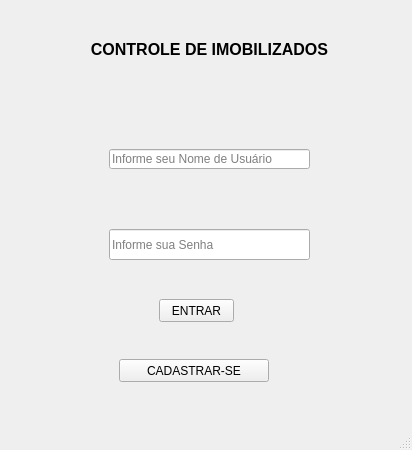
<?xml version="1.0" encoding="UTF-8"?>
<ui version="4.0">
 <class>MainWindow</class>
 <widget class="QMainWindow" name="MainWindow">
  <property name="geometry">
   <rect>
    <x>0</x>
    <y>0</y>
    <width>412</width>
    <height>450</height>
   </rect>
  </property>
  <property name="minimumSize">
   <size>
    <width>412</width>
    <height>450</height>
   </size>
  </property>
  <property name="maximumSize">
   <size>
    <width>412</width>
    <height>450</height>
   </size>
  </property>
  <property name="windowTitle">
   <string>Controle Imobilizados</string>
  </property>
  <property name="windowIcon">
   <iconset>
    <normalon>D:/dowloand/logo.jpeg</normalon>
   </iconset>
  </property>
  <property name="windowOpacity">
   <double>1.000000000000000</double>
  </property>
  <property name="iconSize">
   <size>
    <width>100</width>
    <height>100</height>
   </size>
  </property>
  <property name="toolButtonStyle">
   <enum>Qt::ToolButtonIconOnly</enum>
  </property>
  <widget class="QWidget" name="centralwidget">
   <layout class="QVBoxLayout" name="verticalLayout">
    <item>
     <widget class="QStackedWidget" name="stack_pags">
      <property name="enabled">
       <bool>true</bool>
      </property>
      <property name="currentIndex">
       <number>0</number>
      </property>
      <widget class="QWidget" name="view_inicial">
       <property name="enabled">
        <bool>true</bool>
       </property>
       <widget class="QLabel" name="titulo">
        <property name="geometry">
         <rect>
          <x>70</x>
          <y>30</y>
          <width>261</width>
          <height>20</height>
         </rect>
        </property>
        <property name="font">
         <font>
          <family>MS Sans Serif</family>
          <pointsize>12</pointsize>
          <weight>75</weight>
          <bold>true</bold>
         </font>
        </property>
        <property name="text">
         <string>CONTROLE DE IMOBILIZADOS</string>
        </property>
        <property name="alignment">
         <set>Qt::AlignCenter</set>
        </property>
       </widget>
       <widget class="QPushButton" name="btn_inicial">
        <property name="geometry">
         <rect>
          <x>150</x>
          <y>290</y>
          <width>75</width>
          <height>23</height>
         </rect>
        </property>
        <property name="text">
         <string>ENTRAR</string>
        </property>
       </widget>
       <widget class="QLineEdit" name="line_nome">
        <property name="geometry">
         <rect>
          <x>100</x>
          <y>140</y>
          <width>201</width>
          <height>20</height>
         </rect>
        </property>
        <property name="text">
         <string/>
        </property>
        <property name="alignment">
         <set>Qt::AlignLeading|Qt::AlignLeft|Qt::AlignVCenter</set>
        </property>
        <property name="placeholderText">
         <string>Informe seu Nome de Usuário</string>
        </property>
       </widget>
       <widget class="QLineEdit" name="line_senha">
        <property name="geometry">
         <rect>
          <x>100</x>
          <y>220</y>
          <width>201</width>
          <height>31</height>
         </rect>
        </property>
        <property name="placeholderText">
         <string>Informe sua Senha</string>
        </property>
       </widget>
       <widget class="QPushButton" name="btn_cadastro_user">
        <property name="geometry">
         <rect>
          <x>110</x>
          <y>350</y>
          <width>150</width>
          <height>23</height>
         </rect>
        </property>
        <property name="text">
         <string>CADASTRAR-SE</string>
        </property>
       </widget>
      </widget>
      <widget class="QWidget" name="view_principal">
       <property name="enabled">
        <bool>true</bool>
       </property>
       <widget class="QLabel" name="titulo_2">
        <property name="geometry">
         <rect>
          <x>60</x>
          <y>10</y>
          <width>261</width>
          <height>20</height>
         </rect>
        </property>
        <property name="font">
         <font>
          <family>MS Sans Serif</family>
          <pointsize>12</pointsize>
          <weight>75</weight>
          <bold>true</bold>
         </font>
        </property>
        <property name="text">
         <string>CONTROLE DE IMOBILIZADOS</string>
        </property>
        <property name="alignment">
         <set>Qt::AlignCenter</set>
        </property>
       </widget>
       <widget class="QLabel" name="label_opcao">
        <property name="geometry">
         <rect>
          <x>70</x>
          <y>70</y>
          <width>241</width>
          <height>41</height>
         </rect>
        </property>
        <property name="font">
         <font>
          <pointsize>12</pointsize>
          <weight>50</weight>
          <bold>false</bold>
         </font>
        </property>
        <property name="text">
         <string>Escolha uma Opção</string>
        </property>
        <property name="alignment">
         <set>Qt::AlignCenter</set>
        </property>
       </widget>
       <widget class="QPushButton" name="btn_option_transferir">
        <property name="geometry">
         <rect>
          <x>90</x>
          <y>160</y>
          <width>201</width>
          <height>30</height>
         </rect>
        </property>
        <property name="text">
         <string>TRANSFERIR IMOBILIZADO</string>
        </property>
       </widget>
       <widget class="QPushButton" name="btn_option_consultar">
        <property name="geometry">
         <rect>
          <x>90</x>
          <y>230</y>
          <width>201</width>
          <height>30</height>
         </rect>
        </property>
        <property name="text">
         <string>CONSULTA IMOBILIZADOS</string>
        </property>
       </widget>
       <widget class="QPushButton" name="btn_option_cadastrar">
        <property name="geometry">
         <rect>
          <x>90</x>
          <y>300</y>
          <width>201</width>
          <height>30</height>
         </rect>
        </property>
        <property name="text">
         <string>CADASTRAR IMOBILIZADOS</string>
        </property>
       </widget>
      </widget>
      <widget class="QWidget" name="view_transferencia">
       <property name="enabled">
        <bool>true</bool>
       </property>
       <widget class="QLabel" name="label_titulo">
        <property name="geometry">
         <rect>
          <x>40</x>
          <y>0</y>
          <width>301</width>
          <height>20</height>
         </rect>
        </property>
        <property name="font">
         <font>
          <family>MS Sans Serif</family>
          <pointsize>12</pointsize>
          <weight>75</weight>
          <bold>true</bold>
         </font>
        </property>
        <property name="text">
         <string>TRANSFERENCIA DE IMOBILIZADOS</string>
        </property>
       </widget>
       <widget class="QLineEdit" name="line_cod_barra">
        <property name="geometry">
         <rect>
          <x>0</x>
          <y>90</y>
          <width>311</width>
          <height>20</height>
         </rect>
        </property>
        <property name="placeholderText">
         <string>Informe o codigo de barras de 8 digitos</string>
        </property>
       </widget>
       <widget class="QPushButton" name="btn_scanner">
        <property name="geometry">
         <rect>
          <x>330</x>
          <y>90</y>
          <width>61</width>
          <height>23</height>
         </rect>
        </property>
        <property name="text">
         <string>Scanner</string>
        </property>
       </widget>
       <widget class="QPushButton" name="btn_transf_ok">
        <property name="geometry">
         <rect>
          <x>230</x>
          <y>210</y>
          <width>75</width>
          <height>23</height>
         </rect>
        </property>
        <property name="text">
         <string>OK</string>
        </property>
       </widget>
       <widget class="QPushButton" name="btn_transf_voltar">
        <property name="geometry">
         <rect>
          <x>50</x>
          <y>210</y>
          <width>75</width>
          <height>23</height>
         </rect>
        </property>
        <property name="text">
         <string>VOLTAR</string>
        </property>
       </widget>
      </widget>
      <widget class="QWidget" name="view_transferencia_ag">
       <property name="enabled">
        <bool>true</bool>
       </property>
       <widget class="QLabel" name="label_titulo_ag">
        <property name="geometry">
         <rect>
          <x>40</x>
          <y>0</y>
          <width>301</width>
          <height>20</height>
         </rect>
        </property>
        <property name="font">
         <font>
          <family>MS Sans Serif</family>
          <pointsize>12</pointsize>
          <weight>75</weight>
          <bold>true</bold>
         </font>
        </property>
        <property name="text">
         <string>TRANSFERENCIA DE IMOBILIZADOS</string>
        </property>
       </widget>
       <widget class="QLineEdit" name="line_trans_ag">
        <property name="geometry">
         <rect>
          <x>100</x>
          <y>130</y>
          <width>210</width>
          <height>30</height>
         </rect>
        </property>
        <property name="placeholderText">
         <string>Informe a agencia para transferir</string>
        </property>
       </widget>
       <widget class="QLabel" name="label_mostra_produto">
        <property name="geometry">
         <rect>
          <x>90</x>
          <y>60</y>
          <width>210</width>
          <height>30</height>
         </rect>
        </property>
        <property name="text">
         <string/>
        </property>
       </widget>
       <widget class="QPushButton" name="btn_transferir">
        <property name="geometry">
         <rect>
          <x>160</x>
          <y>190</y>
          <width>75</width>
          <height>30</height>
         </rect>
        </property>
        <property name="text">
         <string>TRANFERIR</string>
        </property>
       </widget>
      </widget>
      <widget class="QWidget" name="view_cadastro">
       <property name="enabled">
        <bool>true</bool>
       </property>
       <widget class="QLabel" name="label_cad_titulo">
        <property name="geometry">
         <rect>
          <x>70</x>
          <y>0</y>
          <width>251</width>
          <height>20</height>
         </rect>
        </property>
        <property name="font">
         <font>
          <family>MS Sans Serif</family>
          <pointsize>12</pointsize>
          <weight>75</weight>
          <bold>true</bold>
         </font>
        </property>
        <property name="text">
         <string>CADASTRAR IMOBILIZADOS</string>
        </property>
       </widget>
       <widget class="QLineEdit" name="line_cad_nome_produto">
        <property name="geometry">
         <rect>
          <x>90</x>
          <y>60</y>
          <width>201</width>
          <height>30</height>
         </rect>
        </property>
        <property name="placeholderText">
         <string>Informe o nome do Produto</string>
        </property>
       </widget>
       <widget class="QLineEdit" name="line_cad_agencia">
        <property name="geometry">
         <rect>
          <x>90</x>
          <y>120</y>
          <width>201</width>
          <height>30</height>
         </rect>
        </property>
        <property name="placeholderText">
         <string>Informe a Agencia</string>
        </property>
       </widget>
       <widget class="QLineEdit" name="line_cad_cod_barras">
        <property name="geometry">
         <rect>
          <x>90</x>
          <y>180</y>
          <width>201</width>
          <height>30</height>
         </rect>
        </property>
        <property name="placeholderText">
         <string>Informe o codigo de barras 8 digitos</string>
        </property>
       </widget>
       <widget class="QPushButton" name="btn_cad_Scanner">
        <property name="geometry">
         <rect>
          <x>310</x>
          <y>180</y>
          <width>75</width>
          <height>30</height>
         </rect>
        </property>
        <property name="text">
         <string>Scanner</string>
        </property>
       </widget>
       <widget class="QPushButton" name="btn_cadastrar">
        <property name="geometry">
         <rect>
          <x>150</x>
          <y>260</y>
          <width>75</width>
          <height>30</height>
         </rect>
        </property>
        <property name="text">
         <string>CADASTRAR</string>
        </property>
       </widget>
      </widget>
      <widget class="QWidget" name="view_user_cadastro">
       <property name="enabled">
        <bool>true</bool>
       </property>
       <widget class="QLabel" name="label_cad_user_titulo">
        <property name="geometry">
         <rect>
          <x>90</x>
          <y>0</y>
          <width>191</width>
          <height>20</height>
         </rect>
        </property>
        <property name="font">
         <font>
          <family>MS Sans Serif</family>
          <pointsize>12</pointsize>
          <weight>75</weight>
          <bold>true</bold>
         </font>
        </property>
        <property name="text">
         <string>CADASTRO USUARIO</string>
        </property>
       </widget>
       <widget class="QLineEdit" name="line_user_nome">
        <property name="geometry">
         <rect>
          <x>90</x>
          <y>70</y>
          <width>200</width>
          <height>30</height>
         </rect>
        </property>
        <property name="placeholderText">
         <string>Informe o nome para usuario</string>
        </property>
       </widget>
       <widget class="QLineEdit" name="line_user_agencia">
        <property name="geometry">
         <rect>
          <x>90</x>
          <y>130</y>
          <width>200</width>
          <height>30</height>
         </rect>
        </property>
        <property name="placeholderText">
         <string>Informe a Agencia</string>
        </property>
       </widget>
       <widget class="QPushButton" name="btn_user_cadastrar">
        <property name="geometry">
         <rect>
          <x>150</x>
          <y>250</y>
          <width>75</width>
          <height>30</height>
         </rect>
        </property>
        <property name="text">
         <string>CADASTRAR</string>
        </property>
       </widget>
       <widget class="QLineEdit" name="line_user_senha">
        <property name="geometry">
         <rect>
          <x>90</x>
          <y>190</y>
          <width>200</width>
          <height>30</height>
         </rect>
        </property>
        <property name="placeholderText">
         <string>Informe uma senha de 4 digitos ou mais</string>
        </property>
       </widget>
      </widget>
      <widget class="QWidget" name="view_consulta">
       <property name="enabled">
        <bool>true</bool>
       </property>
       <widget class="QLabel" name="label_titulo_consulta">
        <property name="geometry">
         <rect>
          <x>90</x>
          <y>0</y>
          <width>231</width>
          <height>20</height>
         </rect>
        </property>
        <property name="font">
         <font>
          <family>MS Sans Serif</family>
          <pointsize>12</pointsize>
          <weight>75</weight>
          <bold>true</bold>
         </font>
        </property>
        <property name="text">
         <string>CONSULTA IMOBILIZADOS</string>
        </property>
       </widget>
       <widget class="QListView" name="list_consulta_imobilizado">
        <property name="geometry">
         <rect>
          <x>-10</x>
          <y>30</y>
          <width>411</width>
          <height>361</height>
         </rect>
        </property>
        <property name="resizeMode">
         <enum>QListView::Fixed</enum>
        </property>
        <property name="modelColumn">
         <number>0</number>
        </property>
        <property name="uniformItemSizes">
         <bool>false</bool>
        </property>
       </widget>
      </widget>
      <widget class="QWidget" name="view_aviso">
       <widget class="QPushButton" name="btn_aviso">
        <property name="geometry">
         <rect>
          <x>150</x>
          <y>180</y>
          <width>75</width>
          <height>23</height>
         </rect>
        </property>
        <property name="text">
         <string>PushButton</string>
        </property>
       </widget>
       <widget class="QLabel" name="label_aviso">
        <property name="geometry">
         <rect>
          <x>40</x>
          <y>39</y>
          <width>311</width>
          <height>121</height>
         </rect>
        </property>
        <property name="font">
         <font>
          <family>MS Sans Serif</family>
          <pointsize>22</pointsize>
          <weight>75</weight>
          <bold>true</bold>
         </font>
        </property>
        <property name="text">
         <string/>
        </property>
       </widget>
      </widget>
     </widget>
    </item>
   </layout>
  </widget>
  <widget class="QMenuBar" name="menubar">
   <property name="geometry">
    <rect>
     <x>0</x>
     <y>0</y>
     <width>412</width>
     <height>21</height>
    </rect>
   </property>
  </widget>
  <widget class="QStatusBar" name="statusbar"/>
 </widget>
 <resources/>
 <connections/>
</ui>
